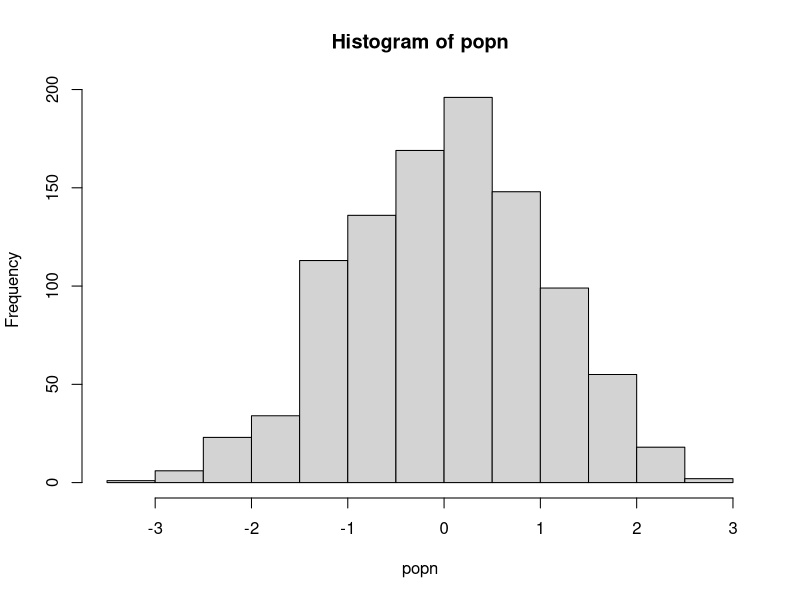

Reproduce this figure in R.
######### Functions ##########

## A function to take a sample of size n from a population "popn" and return its mean
myexperiment <- function(popn, n){
  pop_sample <- sample(popn, n, replace=TRUE)
  return(mean(pop_sample))
}

## Calculate means using a for loop without preallocation
loopy_sample1 <- function(popn, n, num){
  result1 <- vector() # Initialise empty vector of size 1
  for (i in 1:num){
    result1 <- c(result1, myexperiment(popn, n))
  }
  return(result1)
}

## To run "num" iterations of the experiment using a for loop on a vector with preallocation
loopy_sample2 <- function(popn, n, num){
  result2 <- vector( ,num) #Preallocate expected size
  for (i in 1:num){
    result2[i] <- myexperiment(popn, n)
  }
  return(result2)
}

## To run "num" iterations of the experiment using a for loop on a list with preallocation
loopy_sample3 <- function(popn, n, num){
  result3 <- vector("list", num)
  for (i in 1:num){
    result3[[i]] <- myexperiment(popn, n)
  }
  return(result3)
}

## To run "num" iterations of the experiment using vectorization with lapply
lapply_sample <- function(popn, n, num){
  result4 <- lapply(1:num, function(i) myexperiment(popn, n))
  return(result4)
}

## To run "num" iterations of the experiment using vectorization with lapply
sapply_sample <- function(popn, n, num){
  result5 <- sapply(1:num, function(i) myexperiment(popn, n))
  return(result5)
}

popn <- rnorm(1000)
hist(popn)
n <- 20 # sample size for each experiment
num <- 1000 # Number of times to rerun the experiment

print("The loopy, non-preallocation approach takes:" )
print(system.time(loopy_sample1(popn, n, num)))

print("The loopy, but with preallocation approach takes:" )
print(system.time(loopy_sample2(popn, n, num)))

print("The loopy, non-preallocation approach takes:" )
print(system.time(loopy_sample3(popn, n, num)))

print("The vectorized sapply approach takes:" )
print(system.time(sapply_sample(popn, n, num)))

print("The vectorized lapply approach takes:" )
print(system.time(lapply_sample(popn, n, num)))
